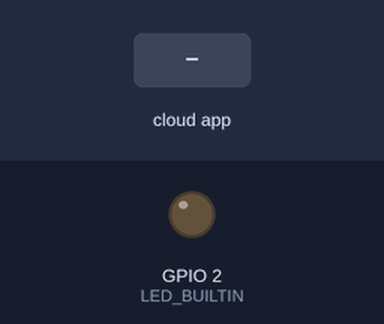
This sketch was run on a simulated ESP8266 (NodeMCU). Parts: output pins drawn as LEDs (lit = HIGH, except the on-board LED, lit = LOW). The inputs (shaded band) are chosen by the test bench. WiFi joins after 1.5 s; servers stay silent unless stated; the Firebase database answers and starts empty; what the sketch prints to the serial monitor is not drawn.

Above: at 3.8 s.
3.9 s: the phone or cloud app sets LED_STATUS to ON
At 4.4 s:
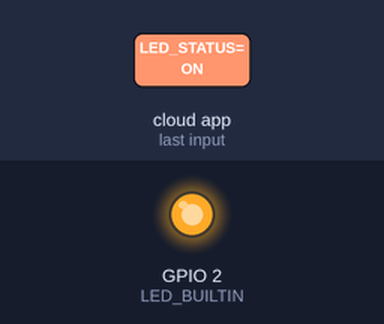
6.6 s: the phone or cloud app sets LED_STATUS to OFF
At 7.7 s:
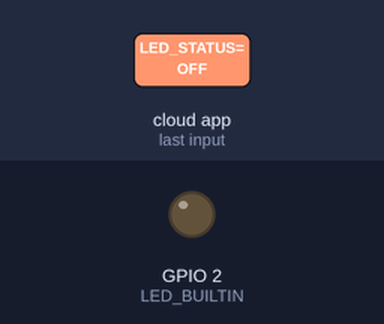
Timing chart, 0 to 9.6 s (numbered marks = the images above; inputs shaded):
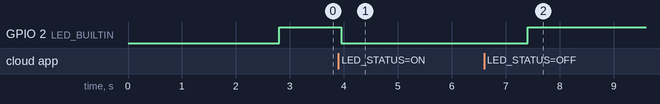

The sketch:

firebaseLedOnOff.ino
```cpp
//참조유튜브  https://www.youtube.com/watch?v=gXXOgSi9umU
#include <ESP8266WiFi.h>                                                // esp8266 library
#include <FirebaseArduino.h>                                             // firebase library

#define FIREBASE_HOST "smart-home-f18b7.firebaseio.com"                         // the project name address from firebase id
#define FIREBASE_AUTH "8Gx0NQrLNdbm9PPq4fT3sdbOmj7wQd1ytpyJjfVp"                    // the secret key generated from firebase
#define WIFI_SSID "i2r"                                          // input your home or public wifi name
#define WIFI_PASSWORD "00000000"                                    //password of wifi ssid

String fireStatus = "";                                                     // led status received from firebase
void setup() {
  Serial.begin(115200);
  delay(1000);
  pinMode(LED_BUILTIN, OUTPUT);
  WiFi.begin(WIFI_SSID, WIFI_PASSWORD);                                      //try to connect with wifi
  Serial.print("Connecting to ");
  Serial.print(WIFI_SSID);
  while (WiFi.status() != WL_CONNECTED) {
    Serial.print(".");
    delay(500);
  }
  Serial.println();
  Serial.print("Connected to ");
  Serial.println(WIFI_SSID);
  Serial.print("IP Address is : ");
  Serial.println(WiFi.localIP());                                                      //print local IP address

  Firebase.begin(FIREBASE_HOST, FIREBASE_AUTH);                                       // connect to firebase
  Firebase.setString("LED_STATUS", "OFF");                                          //send initial string of led status
}

void loop() {
  fireStatus = Firebase.getString("LED_STATUS");                                      // get ld status input from firebase
  if (fireStatus == "ON") {                                                          // compare the input of led status received from firebase
    Serial.println("Led Turned ON");
    digitalWrite(LED_BUILTIN, LOW);                                                  // make bultin led ON
  }
  else if (fireStatus == "OFF") {                                                  // compare the input of led status received from firebase
    Serial.println("Led Turned OFF");
    digitalWrite(LED_BUILTIN, HIGH);                                                         // make external led OFF
  }
  else {
    Serial.println("Wrong Credential! Please send ON/OFF");
  }
  delay(1000);
}
```

Measured:
- after the input at 3.9 s, GPIO 2 (LED_BUILTIN): HIGH → LOW after 0.05 s
- after the input at 6.6 s, GPIO 2 (LED_BUILTIN): LOW → HIGH after 0.80 s
